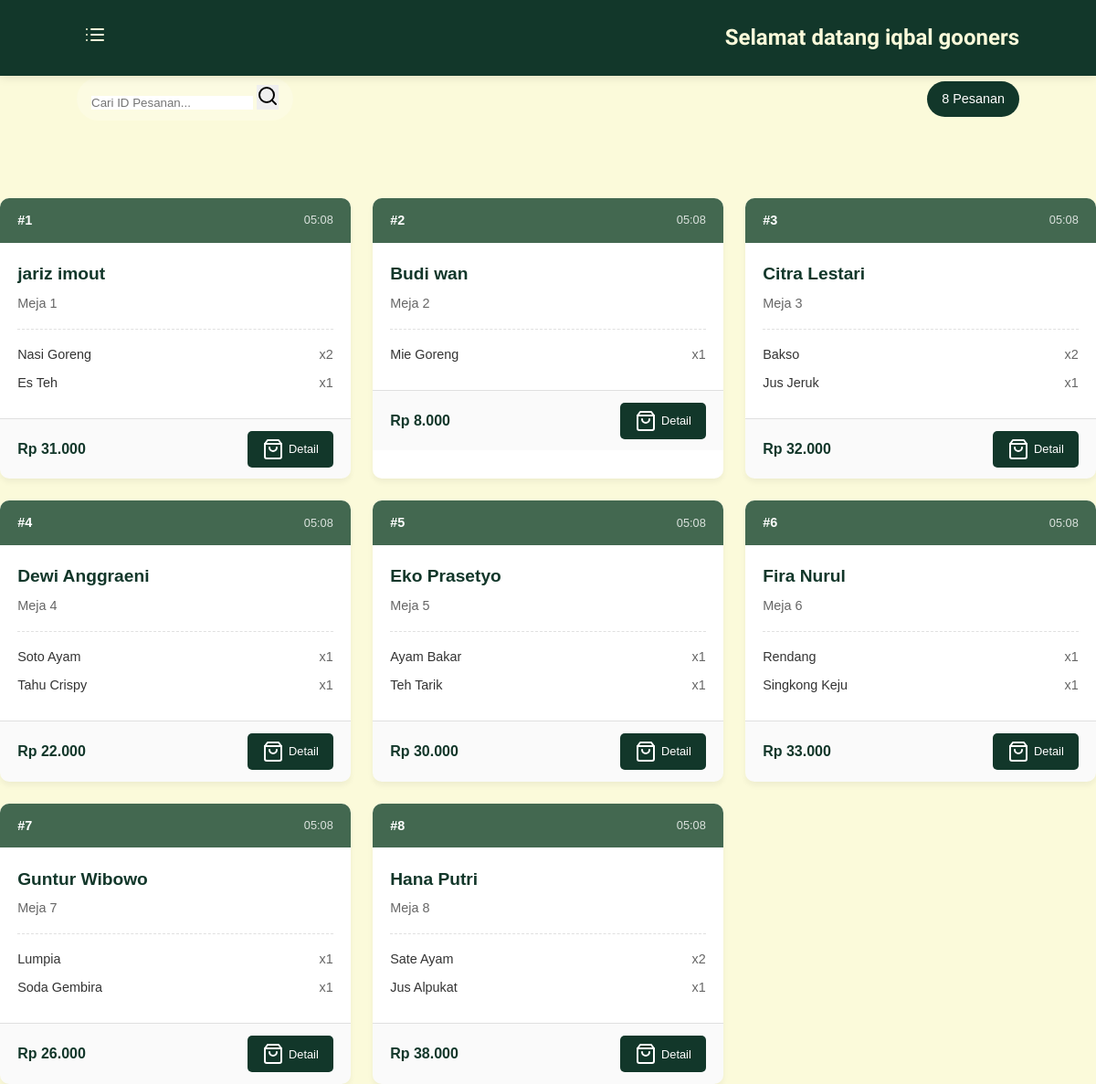
/kasir.php (signed in), run on the app's committed database.
### tables this page shows
CREATE TABLE IF NOT EXISTS pesanan (
  id_pesanan INT AUTO_INCREMENT PRIMARY KEY,
  id_pelanggan INT NOT NULL,
  waktu_pesan TIMESTAMP DEFAULT CURRENT_TIMESTAMP,
  total_harga INT NOT NULL,
  pembayaran ENUM('Cash', 'Qris', 'Transfer') NOT NULL,
  FOREIGN KEY (id_pelanggan) REFERENCES pelanggan(id_pelanggan) ON DELETE CASCADE
);

CREATE TABLE IF NOT EXISTS pelanggan (
  id_pelanggan INT AUTO_INCREMENT PRIMARY KEY,
  nama VARCHAR(100) NOT NULL,
  no_meja INT NOT NULL
);

CREATE TABLE IF NOT EXISTS detail_pesanan (
  id INT AUTO_INCREMENT PRIMARY KEY,
  pesanan_id INT NOT NULL,
  menu_id INT NOT NULL,
  jumlah INT NOT NULL,
  FOREIGN KEY (pesanan_id) REFERENCES pesanan(id_pesanan) ON DELETE CASCADE,
  FOREIGN KEY (menu_id) REFERENCES menu(id_menu) ON DELETE CASCADE
);

CREATE TABLE IF NOT EXISTS menu (
  id_menu INT AUTO_INCREMENT PRIMARY KEY,
  nama VARCHAR(100) NOT NULL,
  kategori ENUM('makanan', 'minuman', 'snack') NOT NULL,
  harga INT NOT NULL,
  gambar VARCHAR(255)
);

### getPesanan.php (called while the page is built, shortened)
<?php
function getPesananAktif() {
    global $koneksi;
    $query = "
        SELECT
            p.id_pesanan,
            p.waktu_pesan,
            p.total_harga,
            p.pembayaran,
            pl.nama AS nama_pelanggan,
            pl.no_meja
        FROM pesanan p
        JOIN pelanggan pl ON p.id_pelanggan = pl.id_pelanggan
        ORDER BY p.waktu_pesan DESC
    ";
    $result = $koneksi->query($query);
    $pesanan_list = [];
    while ($row = $result->fetch_assoc()) {
        $id_pesanan = $row['id_pesanan'];
        $detail_query = "
            SELECT
                m.nama AS nama_menu,
                dp.jumlah
            FROM detail_pesanan dp
            JOIN menu m ON dp.menu_id = m.id_menu
            WHERE dp.pesanan_id = $id_pesanan
        ";
        $detail_result = $koneksi->query($detail_query);
        $items = [];
        while ($detail = $detail_result->fetch_assoc()) {
            $items[] = [
                'nama_menu' => $detail['nama_menu'],
                'jumlah' => $detail['jumlah']
            ];
        }
        $pesanan_list[] = [
            'id' => $row['id_pesanan'],
            'waktu_pesan' => $row['waktu_pesan'],
            'total_harga' => $row['total_harga'],
            'pembayaran' => $row['pembayaran'],
            'nama_pelanggan' => $row['nama_pelanggan'],
            'no_meja' => $row['no_meja'],
            'items' => $items
        ];
    }
    return $pesanan_list;
}
?>

### kasir.php (the view, shortened to what this page needs)
<?php
require 'config.php';
require 'getPesanan.php';
$nama_kasir = $_SESSION['nama_kasir'] ?? $_SESSION['username'];
$pesanan = getPesananAktif();
?>
<!DOCTYPE html>
<html lang="en">
  <head>
    <link rel="stylesheet" href="https://cdn.jsdelivr.net/npm/bootstrap-icons@1.11.1/font/bootstrap-icons.css">
    <link rel="stylesheet" href="css/styleKasir.css" />
  </head>
  <body>
    <nav class="navbar">
      <div class="navbar-menu">
        <a href="#" id="menu"><i data-feather="list"></i></a>
      </div>
      <div class="navbar-user">
        <h6>Selamat datang <?php echo htmlspecialchars($nama_kasir); ?></h6>
      </div>
    </nav>
    <main class="main-menu">
      <section class="list-pesanan">
        <div class="pesanan-header">
          <div class="search-box">
            <form action="" method="get">
              <input type="text" id="search-input" placeholder="Cari ID Pesanan..." name="search">
              <button type="submit"><i data-feather="search"></i></button>
            </form>
          </div>
          <div class="pesanan-count">
            <span><?php echo count($pesanan); ?> Pesanan</span>
          </div>
        </div>
        <div class="pesanan-container">
          <?php if(empty($pesanan)): ?>
            <div class="empty-state">
              <i data-feather="inbox" class="empty-icon"></i>
              <p>Tidak ada pesanan aktif saat ini</p>
            </div>
          <?php else: ?>
            <?php foreach($pesanan as $order): ?>
              <div class="pesanan-card">
                <div class="card-header">
                  <span class="order-id">#<?php echo $order['id']; ?></span>
                  <span class="order-time"><?php echo date('H:i', strtotime($order['waktu_pesan'])); ?></span>
                </div>
                <div class="card-body">
                  <div class="customer-info">
                    <h3><?php echo htmlspecialchars($order['nama_pelanggan']); ?></h3>
                    <p>Meja <?php echo $order['no_meja']; ?></p>
                  </div>
                  <div class="order-summary">
                    <?php foreach($order['items'] as $item): ?>
                      <div class="order-item">
                        <span class="item-name"><?php echo $item['nama_menu']; ?></span>
                        <span class="item-qty">x<?php echo $item['jumlah']; ?></span>
                      </div>
                    <?php endforeach; ?>
                  </div>
                </div>
                <div class="card-footer">
                  <span class="total-price">Rp <?php echo number_format($order['total_harga'], 0, ',', '.'); ?></span>
                  <button class="btn-rincian" data-order-id="<?php echo $order['id']; ?>">
                    <i data-feather="shopping-bag"></i> Detail
                  </button>
                </div>
              </div>
            <?php endforeach; ?>
          <?php endif; ?>
        </div>
      </section>
    </main>
  </body>
</html>

### css/styleKasir.css (style rules this page uses)
:root { --primary: #12372a; --secondary: #436850; --accent: #ADBC9F; --bg: #fbfada; --card-bg: #ffffff; --text: #333333; --text-light: #666666; --border: #e0e0e0; --success: #28a745; --danger: #dc3545; --warning: #ffc107; }
* { margin: 0; padding: 0; box-sizing: border-box; outline: none; border: none; text-decoration: none; }
body { font-family: "Poppins", sans-serif; background-color: var(--bg); color: var(--text); line-height: 1.6; }
.navbar { display: flex; justify-content: space-between; align-items: center; padding: 1.4rem 7%; position: fixed; background-color: var(--primary); top: 0; left: 0; right: 0; z-index: 10000; box-shadow: 0 2px 10px rgba(0, 0, 0, 0.1); transition: top 0.3s; }
.navbar-menu { display: flex; }
.navbar-menu .feather { margin: 0 0.5rem; color: var(--bg); }
.navbar-user h6 { font-family: "Lexend Zetta", sans-serif; color: var(--bg); font-size: 1.5rem; }
.list-pesanan { max-width: 75rem; }
.pesanan-header { display: flex; justify-content: space-between; align-items: center; margin: 5.3rem 7%; }
.search-box { background-color: rgba(255, 255, 255, 0.2); border-radius: 30px; padding: 0.5rem 1rem; transition: all 0.3s; }
.pesanan-count { background-color: var(--primary); color: white; padding: 0.5rem 1rem; border-radius: 20px; font-size: 0.9rem; }
.pesanan-container { display: grid; grid-template-columns: repeat(auto-fill, minmax(300px, 1fr)); gap: 1.5rem; margin-top: 1rem; }
.pesanan-card { background-color: var(--card-bg); border-radius: 10px; box-shadow: 0 4px 6px rgba(0, 0, 0, 0.05); overflow: hidden; transition: transform 0.3s, box-shadow 0.3s; }
.card-header { display: flex; justify-content: space-between; align-items: center; padding: 0.8rem 1.2rem; background-color: var(--secondary); color: white; }
.order-id { font-weight: 600; font-size: 0.9rem; }
.order-time { font-size: 0.8rem; opacity: 0.8; }
.card-body { padding: 1.2rem; }
.customer-info h3 { font-size: 1.2rem; margin-bottom: 0.3rem; color: var(--primary); }
.customer-info p { font-size: 0.9rem; color: var(--text-light); margin-bottom: 1rem; }
.order-summary { margin-top: 1rem; border-top: 1px dashed var(--border); padding-top: 1rem; }
.order-item { display: flex; justify-content: space-between; margin-bottom: 0.5rem; font-size: 0.9rem; }
.item-name { color: var(--text); }
.item-qty { color: var(--text-light); }
.card-footer { display: flex; justify-content: space-between; align-items: center; padding: 0.8rem 1.2rem; border-top: 1px solid var(--border); background-color: rgba(0, 0, 0, 0.02); }
.total-price { font-weight: 600; color: var(--primary); }
.btn-rincian { background-color: var(--primary); color: white; padding: 0.5rem 1rem; border-radius: 5px; font-size: 0.8rem; cursor: pointer; display: flex; align-items: center; gap: 0.3rem; transition: background-color 0.3s; }
@media (max-width: 1368px) { html { font-size: 100%; } }

### data on the page
pesanan: id "1", waktu_pesan "05:08", id_pelanggan.nama "jariz imout", id_pelanggan.no_meja "1", total_harga "31.000"
detail_pesanan: menu.nama "Nasi Goreng", jumlah "2"
detail_pesanan: menu.nama "Es Teh", jumlah "1"
pesanan: id "2", waktu_pesan "05:08", id_pelanggan.nama "Budi wan", id_pelanggan.no_meja "2", total_harga "8.000"
detail_pesanan: menu.nama "Mie Goreng", jumlah "1"
pesanan: id "3", waktu_pesan "05:08", id_pelanggan.nama "Citra Lestari", id_pelanggan.no_meja "3", total_harga "32.000"
detail_pesanan: menu.nama "Bakso", jumlah "2"
detail_pesanan: menu.nama "Jus Jeruk", jumlah "1"
pesanan: id "4", waktu_pesan "05:08", id_pelanggan.nama "Dewi Anggraeni", id_pelanggan.no_meja "4", total_harga "22.000"
detail_pesanan: menu.nama "Soto Ayam", jumlah "1"
detail_pesanan: menu.nama "Tahu Crispy", jumlah "1"
pesanan: id "5", waktu_pesan "05:08", id_pelanggan.nama "Eko Prasetyo", id_pelanggan.no_meja "5", total_harga "30.000"
detail_pesanan: menu.nama "Ayam Bakar", jumlah "1"
detail_pesanan: menu.nama "Teh Tarik", jumlah "1"
pesanan: id "6", waktu_pesan "05:08", id_pelanggan.nama "Fira Nurul", id_pelanggan.no_meja "6", total_harga "33.000"
detail_pesanan: menu.nama "Rendang", jumlah "1"
detail_pesanan: menu.nama "Singkong Keju", jumlah "1"
pesanan: id "7", waktu_pesan "05:08", id_pelanggan.nama "Guntur Wibowo", id_pelanggan.no_meja "7", total_harga "26.000"
detail_pesanan: menu.nama "Lumpia", jumlah "1"
detail_pesanan: menu.nama "Soda Gembira", jumlah "1"
pesanan: id "8", waktu_pesan "05:08", id_pelanggan.nama "Hana Putri", id_pelanggan.no_meja "8", total_harga "38.000"
detail_pesanan: menu.nama "Sate Ayam", jumlah "2"
detail_pesanan: menu.nama "Jus Alpukat", jumlah "1"

### other printed values
$nama_kasir "iqbal gooners"
count($pesanan) "8"
